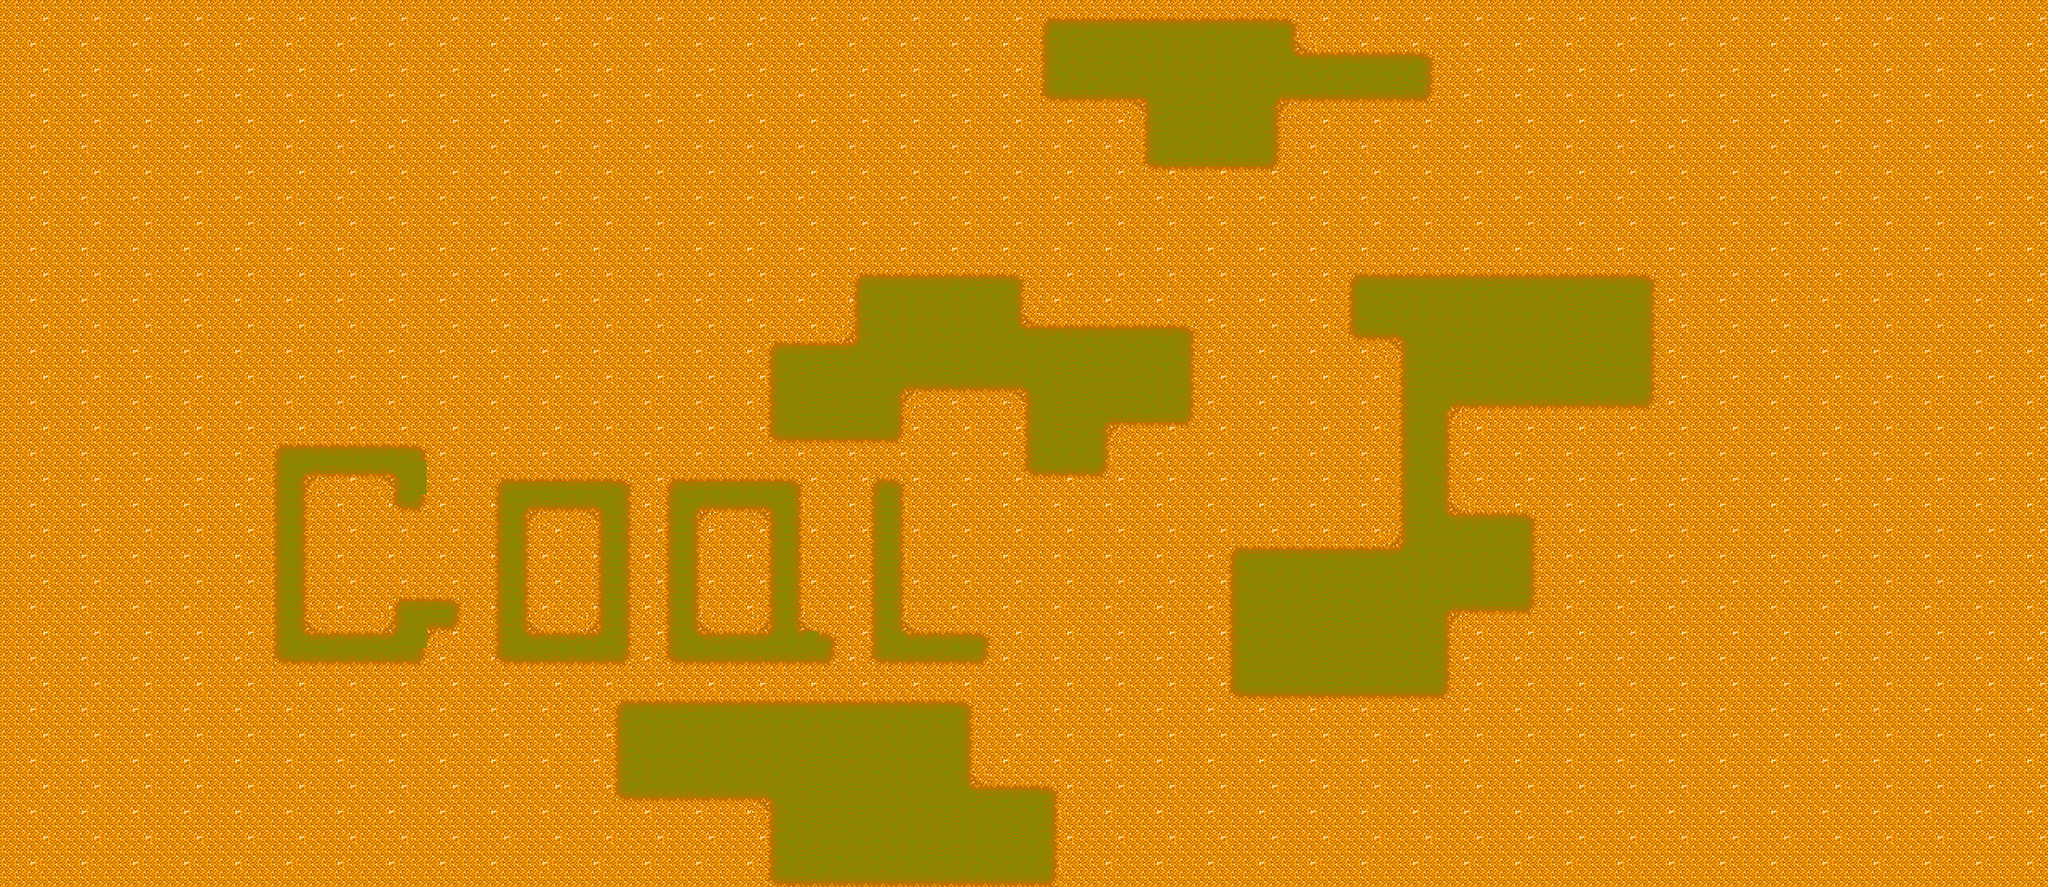

Tiled map render using the project's own tile images. Description and the map definition, with tile-layer contents summarised, below:
An orthogonal 120x52 tile map with 32x32 px tiles, 2 tile layers (ground, dirt) and 12 objects.

<map version="1.0" orientation="orthogonal" width="120" height="52" tilewidth="32" tileheight="32">
 <tileset firstgid="1" name="atlas" tilewidth="32" tileheight="32">
  <image source="atlas.png" trans="ff00ff" width="256" height="256" />
 </tileset>
 <layer name="ground" width="120" height="52">
  <data>[6240 cells, 6240 non-empty, 9 distinct tile ids]</data>
 </layer>
 <layer name="dirt" width="120" height="52">
  <data>[6240 cells, 1088 non-empty, 18 distinct tile ids]</data>
 </layer>
 <objectgroup name="diches" width="120" height="52">
  <object x="1600" y="512">
   <polyline points="0,0 320,0 320,96 640,96 640,288 480,288 480,384 320,384 320,224 96,224 96,320 -160,320 -160,128 0,128 0,0" />
  </object>
  <object x="1952" y="32">
   <polyline points="0,0 0,160 192,160 192,288 448,288 448,160 736,160 736,64 480,64 480,0 0,0" />
  </object>
  <object x="2624" y="640">
   <polyline points="0,0 0,384 -320,384 -320,672 96,672 96,512 256,512 256,320 96,320 96,128 480,128 480,-128 -96,-128 -96,0 0,0" />
  </object>
  <object x="1984" y="1664">
   <polyline points="0,0 -544,0 -544,-160 -832,-160 -832,-352 -160,-352 -160,-192 0,-192 0,0" />
  </object>
  <object x="1056" y="320">
   <polyline points="0,0 64,0 64,-64 128,-64 128,0 192,0 192,64 128,64 128,128 64,128 64,64 0,64 0,0" />
  </object>
  <object x="800" y="960">
   <polyline points="0,0 0,-128 -288,-128 -288,288 0,288 0,224 64,224 64,160 -64,160 -64,224 -224,224 -224,-64 -64,-64 -64,0 0,0" />
  </object>
  <object x="928" y="1248">
   <polyline points="0,0 256,0 256,-352 0,-352 0,0" />
  </object>
  <object x="992" y="1184">
   <polyline points="0,0 128,0 128,-224 0,-224 0,0" />
  </object>
  <object x="1312" y="960">
   <polyline points="0,0 0,224 128,224 128,0 0,0" />
  </object>
  <object x="1504" y="896">
   <polyline points="0,0 -256,0 -256,352 64,352 64,288 0,288 0,0" />
  </object>
  <object x="1632" y="896">
   <polyline points="0,0 0,352 224,352 224,288 64,288 64,0 0,0" />
  </object>
 </objectgroup>
 <objectgroup name="field" width="120" height="52">
  <object x="320" y="1600">
   <polyline points="0,0 3232,0 3040,-1536 192,-1536 0,0" />
  </object>
 </objectgroup>
</map>
